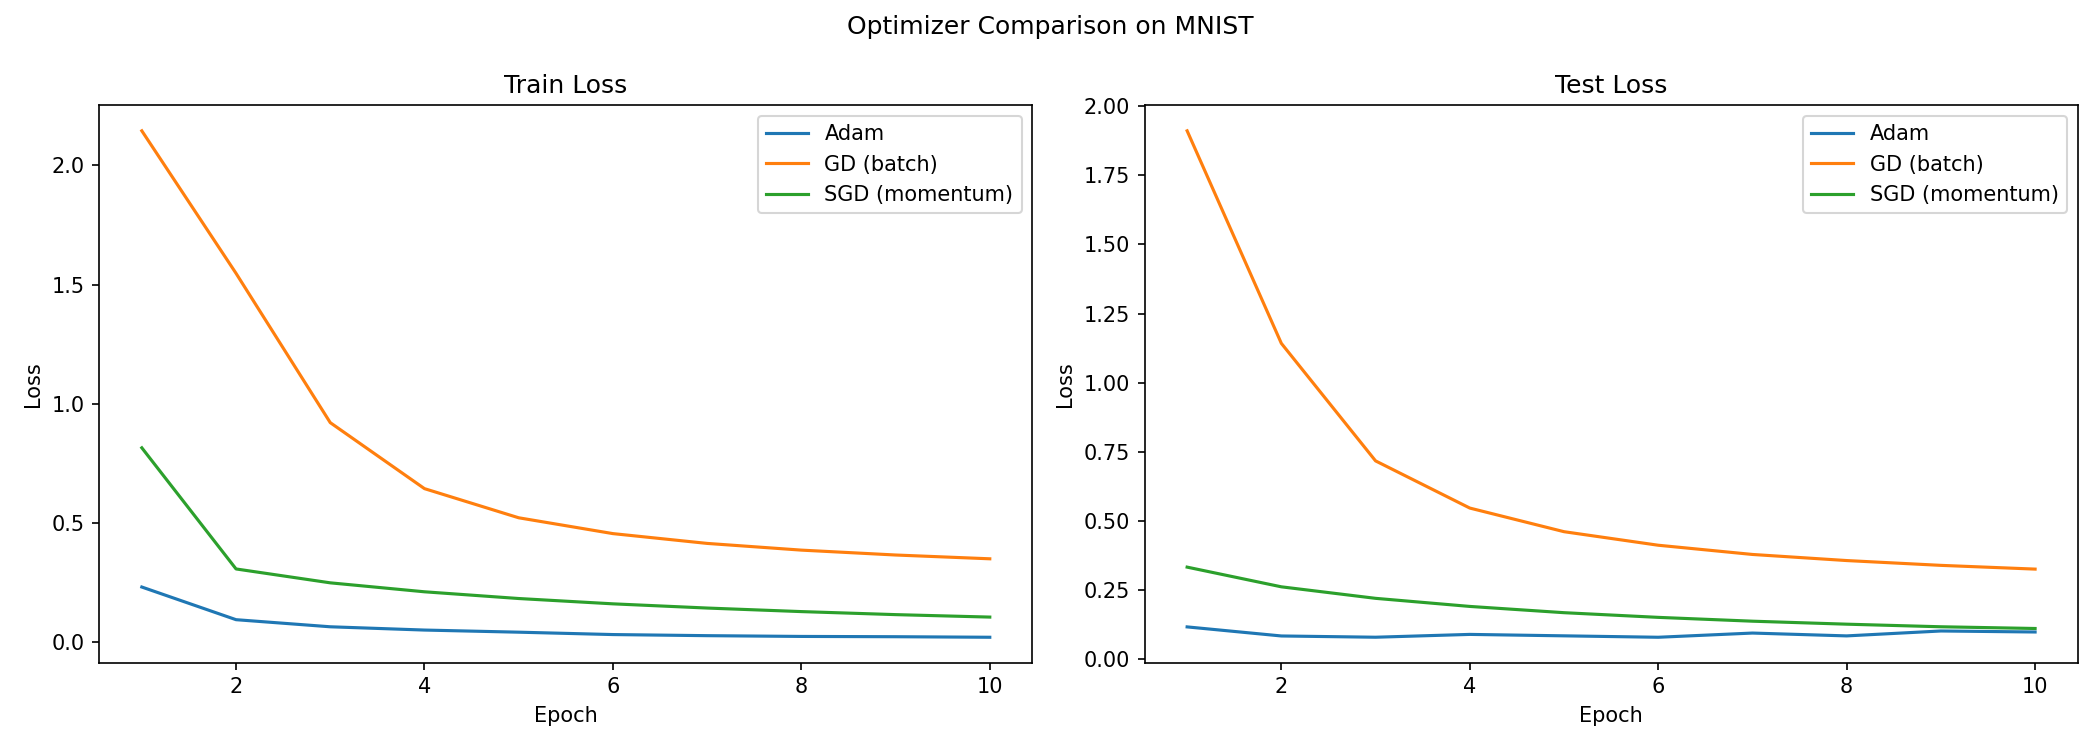

The script that saved this image:
import torch
import torch.nn as nn
from torch.utils.data import DataLoader
from torchvision import datasets, transforms
import matplotlib.pyplot as plt

# Hyperparameters
NUM_EPOCHS = 10
BATCH_SIZE = 64
LEARNING_RATE = 0.001

# Device setup
device = "cuda" if torch.cuda.is_available() else "cpu"

# MNIST transforms: single channel 28x28 images, normalize to mean=0.1307 std=0.3081
data_transform = transforms.Compose([
    transforms.ToTensor(),
    transforms.Normalize((0.1307,), (0.3081,))
])

# Download and load MNIST
train_dataset = datasets.MNIST(root="data", train=True, download=True, transform=data_transform)
test_dataset = datasets.MNIST(root="data", train=False, download=True, transform=data_transform)

train_dataloader = DataLoader(train_dataset, batch_size=BATCH_SIZE, shuffle=True)
test_dataloader = DataLoader(test_dataset, batch_size=BATCH_SIZE, shuffle=False)


class MNISTClassifier(nn.Module):
    def __init__(self):
        super().__init__()
        self.flatten = nn.Flatten()
        self.layers = nn.Sequential(
            nn.Linear(28 * 28, 256),
            nn.ReLU(),
            nn.Linear(256, 128),
            nn.ReLU(),
            nn.Linear(128, 10)
        )

    def forward(self, x):
        x = self.flatten(x)
        return self.layers(x)


def train_one_epoch(model, dataloader, loss_fn, optimizer):
    model.train()
    total_loss = 0
    correct = 0
    total = 0

    for X, y in dataloader:
        X, y = X.to(device), y.to(device)

        preds = model(X)
        loss = loss_fn(preds, y)

        optimizer.zero_grad()
        loss.backward()
        optimizer.step()

        total_loss += loss.item() * X.size(0)
        correct += (preds.argmax(dim=1) == y).sum().item()
        total += X.size(0)

    return total_loss / total, correct / total


def evaluate(model, dataloader, loss_fn):
    model.eval()
    total_loss = 0
    correct = 0
    total = 0

    with torch.no_grad():
        for X, y in dataloader:
            X, y = X.to(device), y.to(device)

            preds = model(X)
            loss = loss_fn(preds, y)

            total_loss += loss.item() * X.size(0)
            correct += (preds.argmax(dim=1) == y).sum().item()
            total += X.size(0)

    return total_loss / total, correct / total


if __name__ == "__main__":
    print(f"Using device: {device}")

    optimizers = {
        "Adam": lambda params: torch.optim.Adam(params, lr=LEARNING_RATE),
        "GD (batch)": lambda params: torch.optim.SGD(params, lr=LEARNING_RATE),
        "SGD (momentum)": lambda params: torch.optim.SGD(params, lr=LEARNING_RATE, momentum=0.9),
    }

    results = {}

    for opt_name, opt_fn in optimizers.items():
        print(f"\n{'=' * 50}")
        print(f"Training with: {opt_name}")
        print(f"{'=' * 50}")

        model = MNISTClassifier().to(device)
        loss_fn = nn.CrossEntropyLoss()
        optimizer = opt_fn(model.parameters())

        train_losses = []
        test_losses = []

        for epoch in range(NUM_EPOCHS):
            train_loss, train_acc = train_one_epoch(model, train_dataloader, loss_fn, optimizer)
            test_loss, test_acc = evaluate(model, test_dataloader, loss_fn)
            train_losses.append(train_loss)
            test_losses.append(test_loss)

            print(
                f"Epoch {epoch + 1}/{NUM_EPOCHS} | "
                f"Train Loss: {train_loss:.4f}, Train Acc: {train_acc:.4f} | "
                f"Test Loss: {test_loss:.4f}, Test Acc: {test_acc:.4f}"
            )

        results[opt_name] = {"train": train_losses, "test": test_losses}

    # Plot loss comparison
    epochs = range(1, NUM_EPOCHS + 1)
    fig, axes = plt.subplots(1, 2, figsize=(14, 5))

    for opt_name, losses in results.items():
        axes[0].plot(epochs, losses["train"], label=opt_name)
        axes[1].plot(epochs, losses["test"], label=opt_name)

    axes[0].set_title("Train Loss")
    axes[0].set_xlabel("Epoch")
    axes[0].set_ylabel("Loss")
    axes[0].legend()

    axes[1].set_title("Test Loss")
    axes[1].set_xlabel("Epoch")
    axes[1].set_ylabel("Loss")
    axes[1].legend()

    fig.suptitle("Optimizer Comparison on MNIST")
    plt.tight_layout()
    plt.savefig("optimizer_comparison.png", dpi=150)
    plt.show()
    print("\nFigure saved to optimizer_comparison.png")
